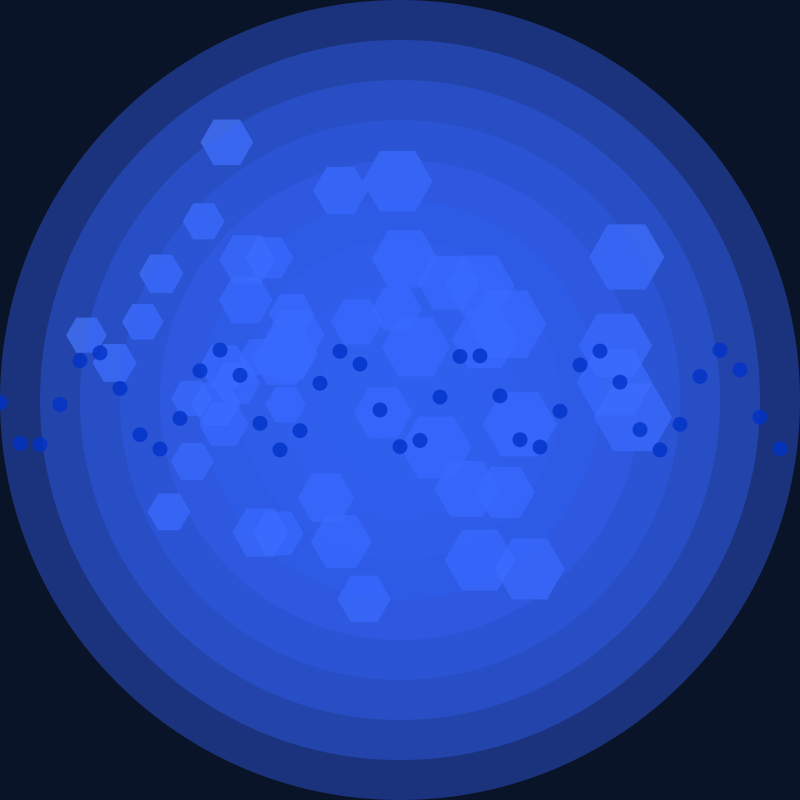
Frame 1 (no input)
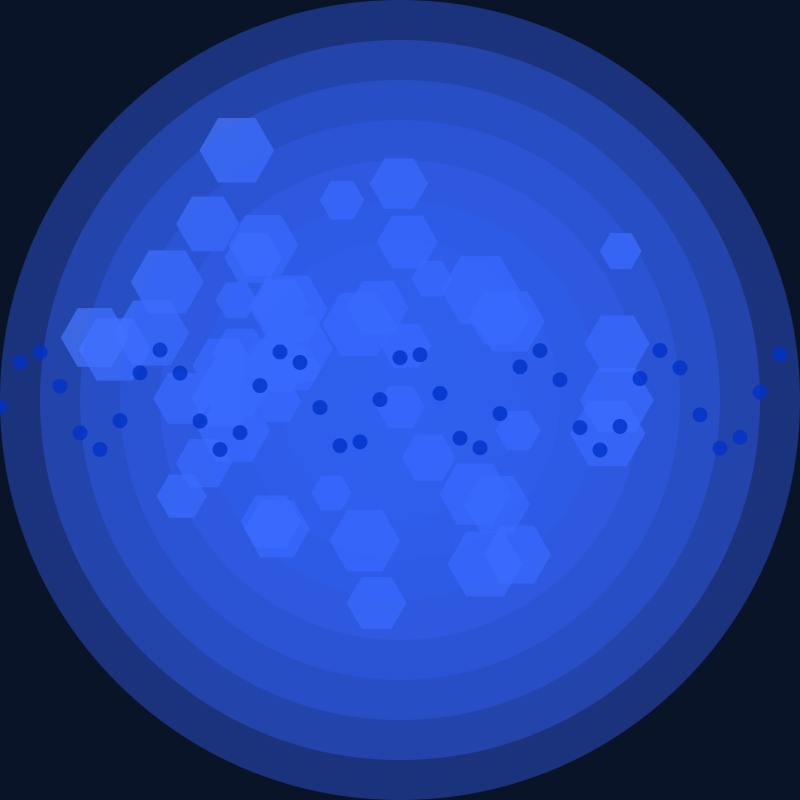
Frame 60 (the mouse pressed at the canvas centre just before this capture)
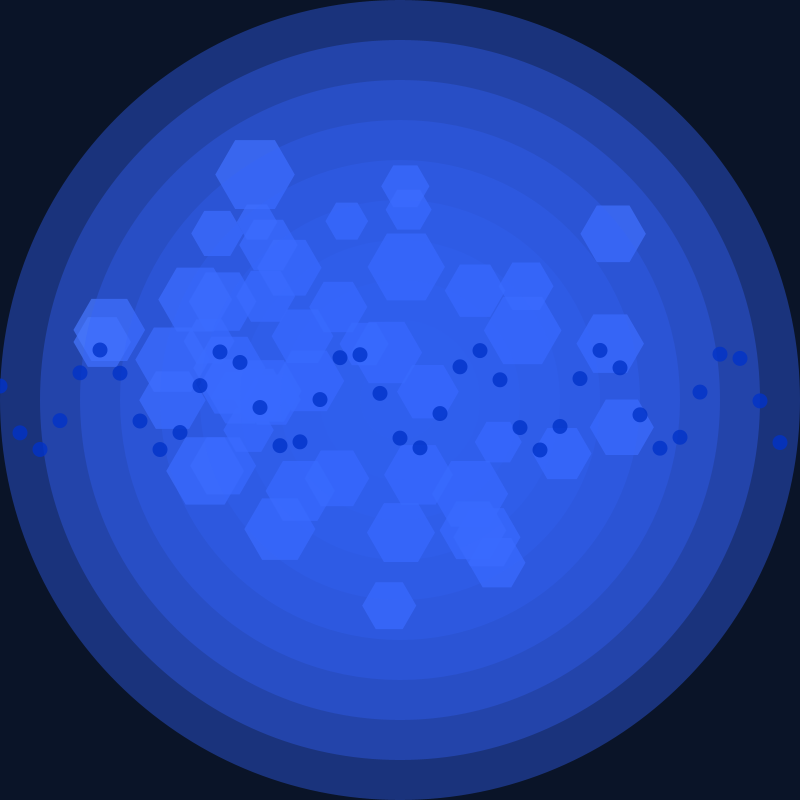
Frame 120 (the mouse held since frame 60 and released just before this capture)

The Processing sketch that drew these frames (run headless with seeded random() and noise(); from frame 60 on, the mouse is pressed at the canvas centre):

// Processing sketch: Hayden_Thomas
// ── Hayden_Thomas.pde
// Line 2 and 3 are the variables for movement and colors
float xOffset = 0;
float yOffset = 0;
// Lines 5,6,7 makes sure the window size is 800x800 pixels and ensures that shapes drawn in the sketch will not have outlines
void setup() {
  size(800, 800);
  noStroke();
}
// This code creates the dark background
void draw() {
  background(10, 20, 40); 

  // This section of code creates the slow-moving blue ice-like polygons in the circles
  for (int i = 0; i < 50; i++) {
    pushMatrix();
    fill(100, 150, 255, 180); // Ice-like blue color
    translate((width / 2) + noise(i, frameCount * 0.001) * width - width / 2 + xOffset,
              (height / 2) + noise(i + 100, frameCount * 0.001) * height - height / 2 + yOffset);
    drawIceShape(random(20, 40));
    popMatrix();
  }

  // This section of code creates the blue gradient circles
  for (int i = 0; i < 10; i++) {
    fill(50, 100, 255, 100 - i * 10);
    ellipse(width / 2 + xOffset, height / 2 + yOffset, width - i * 80, height - i * 80);
  }

  // This section of code creates the moving balls in the wave like pattern
  for (int i = 0; i < width; i += 20) {
    fill(0, 50, 200, 200);
    ellipse(i + xOffset, height / 2 + sin((i + frameCount) * 0.05) * 50 + yOffset, 15, 15);
  }
}

// This section of code uses the draw function to create the ice-like polygons
void drawIceShape(float size) {
  beginShape();
  for (int i = 0; i < 6; i++) { // Hexagonal shape for ice
    float angle = TWO_PI / 6 * i;
    float x = cos(angle) * size;
    float y = sin(angle) * size;
    vertex(x, y);
  }
  endShape(CLOSE);
}
